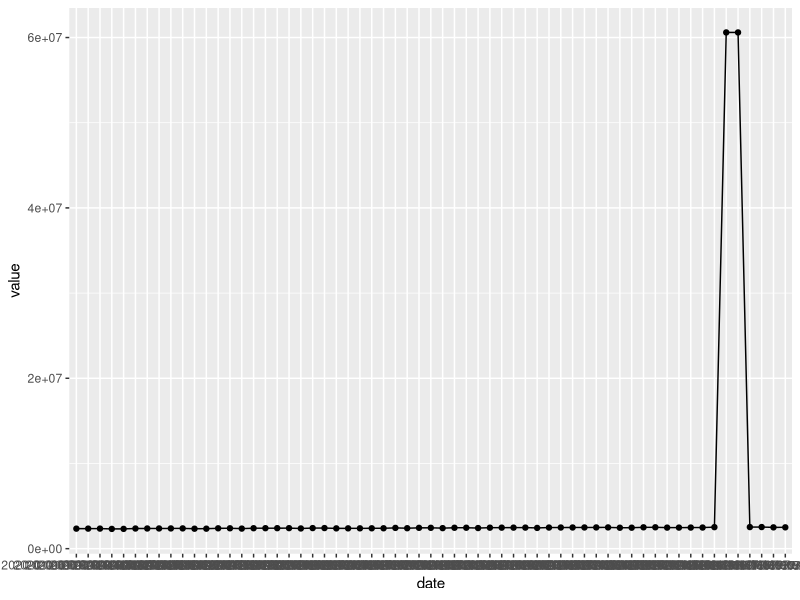

Here is the R script that generated this plot:
library(ggplot2)

logs = read.csv2("minuteLogHeap2.csv", header = TRUE, sep = ",")
View(logs)
ggplot(data=logs,aes(x=date,y=value, group=1)) +
  geom_line() +
  geom_point()
